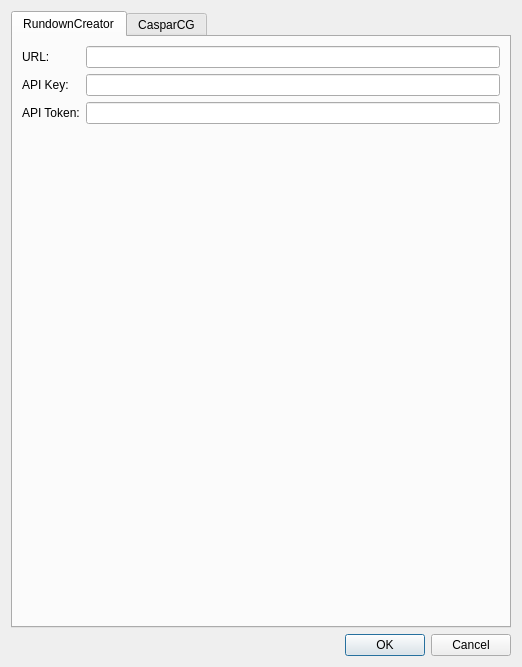
<?xml version="1.0" encoding="UTF-8"?>
<ui version="4.0">
 <class>SettingsDialog</class>
 <widget class="QDialog" name="SettingsDialog">
  <property name="geometry">
   <rect>
    <x>0</x>
    <y>0</y>
    <width>522</width>
    <height>662</height>
   </rect>
  </property>
  <property name="windowTitle">
   <string>Settings</string>
  </property>
  <layout class="QGridLayout" name="gridLayout">
   <item row="2" column="0">
    <widget class="QDialogButtonBox" name="buttonBox">
     <property name="orientation">
      <enum>Qt::Horizontal</enum>
     </property>
     <property name="standardButtons">
      <set>QDialogButtonBox::Cancel|QDialogButtonBox::Ok</set>
     </property>
    </widget>
   </item>
   <item row="1" column="0">
    <widget class="QTabWidget" name="tabWidget">
     <property name="currentIndex">
      <number>0</number>
     </property>
     <widget class="QWidget" name="rundownCreatorTab">
      <attribute name="title">
       <string>RundownCreator</string>
      </attribute>
      <layout class="QGridLayout" name="gridLayout_2">
       <item row="0" column="0">
        <widget class="QLabel" name="label">
         <property name="text">
          <string>URL:</string>
         </property>
        </widget>
       </item>
       <item row="1" column="0">
        <widget class="QLabel" name="label_2">
         <property name="text">
          <string>API Key:</string>
         </property>
        </widget>
       </item>
       <item row="1" column="1">
        <widget class="QLineEdit" name="rcApiKeyEdit"/>
       </item>
       <item row="2" column="0">
        <widget class="QLabel" name="label_3">
         <property name="text">
          <string>API Token:</string>
         </property>
        </widget>
       </item>
       <item row="0" column="1">
        <widget class="QLineEdit" name="rcUrlEdit"/>
       </item>
       <item row="2" column="1">
        <widget class="QLineEdit" name="rcApiTokenEdit"/>
       </item>
       <item row="3" column="1">
        <spacer name="verticalSpacer">
         <property name="orientation">
          <enum>Qt::Vertical</enum>
         </property>
         <property name="sizeHint" stdset="0">
          <size>
           <width>20</width>
           <height>40</height>
          </size>
         </property>
        </spacer>
       </item>
      </layout>
     </widget>
     <widget class="QWidget" name="casparCGTab">
      <attribute name="title">
       <string>CasparCG</string>
      </attribute>
      <layout class="QGridLayout" name="gridLayout_5">
       <item row="0" column="0">
        <widget class="QLabel" name="label_5">
         <property name="text">
          <string>Rundown Location:</string>
         </property>
        </widget>
       </item>
       <item row="0" column="1">
        <widget class="QLineEdit" name="ccgRundownLocationEdit"/>
       </item>
       <item row="1" column="0" colspan="2">
        <widget class="QTabWidget" name="tabWidget_2">
         <property name="sizePolicy">
          <sizepolicy hsizetype="Expanding" vsizetype="Expanding">
           <horstretch>0</horstretch>
           <verstretch>0</verstretch>
          </sizepolicy>
         </property>
         <property name="currentIndex">
          <number>0</number>
         </property>
         <widget class="QWidget" name="videoTab">
          <attribute name="title">
           <string>Video Metadata</string>
          </attribute>
          <layout class="QGridLayout" name="gridLayout_4">
           <item row="7" column="3">
            <layout class="QHBoxLayout" name="horizontalLayout_2">
             <item>
              <spacer name="horizontalSpacer_4">
               <property name="orientation">
                <enum>Qt::Horizontal</enum>
               </property>
               <property name="sizeHint" stdset="0">
                <size>
                 <width>20</width>
                 <height>20</height>
                </size>
               </property>
              </spacer>
             </item>
             <item>
              <widget class="QLabel" name="label_13">
               <property name="enabled">
                <bool>false</bool>
               </property>
               <property name="text">
                <string>UID:</string>
               </property>
              </widget>
             </item>
             <item>
              <widget class="QLineEdit" name="videoRemoteTriggerIdEdit">
               <property name="enabled">
                <bool>false</bool>
               </property>
               <property name="sizePolicy">
                <sizepolicy hsizetype="Expanding" vsizetype="Fixed">
                 <horstretch>10</horstretch>
                 <verstretch>0</verstretch>
                </sizepolicy>
               </property>
              </widget>
             </item>
            </layout>
           </item>
           <item row="0" column="3">
            <widget class="QLineEdit" name="videoServerNameEdit"/>
           </item>
           <item row="2" column="0" colspan="3">
            <widget class="QLabel" name="label_37">
             <property name="text">
              <string>Video Layer:</string>
             </property>
            </widget>
           </item>
           <item row="4" column="0" colspan="2">
            <widget class="QLabel" name="label_39">
             <property name="text">
              <string>Duration:</string>
             </property>
            </widget>
           </item>
           <item row="3" column="0" colspan="2">
            <widget class="QLabel" name="label_40">
             <property name="text">
              <string>Delay:</string>
             </property>
            </widget>
           </item>
           <item row="1" column="0" colspan="2">
            <widget class="QLabel" name="label_36">
             <property name="text">
              <string>Channel:</string>
             </property>
            </widget>
           </item>
           <item row="0" column="0" colspan="3">
            <widget class="QLabel" name="label_35">
             <property name="text">
              <string>Server Name:</string>
             </property>
            </widget>
           </item>
           <item row="8" column="3">
            <widget class="QComboBox" name="videoTransitionCombo">
             <item>
              <property name="text">
               <string>CUT</string>
              </property>
             </item>
             <item>
              <property name="text">
               <string>MIX</string>
              </property>
             </item>
             <item>
              <property name="text">
               <string>PUSH</string>
              </property>
             </item>
             <item>
              <property name="text">
               <string>SLIDE</string>
              </property>
             </item>
             <item>
              <property name="text">
               <string>WIPE</string>
              </property>
             </item>
            </widget>
           </item>
           <item row="8" column="0" colspan="3">
            <widget class="QLabel" name="label_43">
             <property name="text">
              <string>Transition:</string>
             </property>
            </widget>
           </item>
           <item row="12" column="0" colspan="2">
            <widget class="QLabel" name="label_45">
             <property name="text">
              <string>Seek:</string>
             </property>
            </widget>
           </item>
           <item row="6" column="3">
            <widget class="QCheckBox" name="videoAllowRemotetriggeringCheck">
             <property name="text">
              <string>Allow remote triggering</string>
             </property>
            </widget>
           </item>
           <item row="9" column="0" colspan="3">
            <widget class="QLabel" name="label_42">
             <property name="text">
              <string>Transition Duration:</string>
             </property>
            </widget>
           </item>
           <item row="11" column="3">
            <widget class="QComboBox" name="videoDirectionCombo">
             <item>
              <property name="text">
               <string>RIGHT</string>
              </property>
             </item>
             <item>
              <property name="text">
               <string>LEFT</string>
              </property>
             </item>
            </widget>
           </item>
           <item row="13" column="0" colspan="2">
            <widget class="QLabel" name="label_46">
             <property name="text">
              <string>Length:</string>
             </property>
            </widget>
           </item>
           <item row="10" column="0" colspan="2">
            <widget class="QLabel" name="label_34">
             <property name="text">
              <string>Tween:</string>
             </property>
            </widget>
           </item>
           <item row="17" column="3">
            <widget class="QCheckBox" name="videoTriggerOnNextCheck">
             <property name="text">
              <string>Trigger on next</string>
             </property>
            </widget>
           </item>
           <item row="11" column="0" colspan="2">
            <widget class="QLabel" name="label_38">
             <property name="text">
              <string>Direction:</string>
             </property>
            </widget>
           </item>
           <item row="15" column="3">
            <widget class="QCheckBox" name="videoFreezeOnLoadCheck">
             <property name="text">
              <string>Freeze on load</string>
             </property>
            </widget>
           </item>
           <item row="10" column="3">
            <widget class="QLineEdit" name="videoTweenEdit"/>
           </item>
           <item row="14" column="3">
            <widget class="QCheckBox" name="videoLoopCheck">
             <property name="text">
              <string>Loop</string>
             </property>
            </widget>
           </item>
           <item row="5" column="3">
            <widget class="QCheckBox" name="videoAllowGpiCheck">
             <property name="text">
              <string>Allow GPI</string>
             </property>
            </widget>
           </item>
           <item row="19" column="3">
            <spacer name="verticalSpacer_3">
             <property name="orientation">
              <enum>Qt::Vertical</enum>
             </property>
             <property name="sizeHint" stdset="0">
              <size>
               <width>20</width>
               <height>40</height>
              </size>
             </property>
            </spacer>
           </item>
           <item row="2" column="3">
            <widget class="QSpinBox" name="videoVideoLayerSpin"/>
           </item>
           <item row="3" column="3">
            <widget class="QSpinBox" name="videoDelaySpin"/>
           </item>
           <item row="1" column="3">
            <widget class="QSpinBox" name="videoChannelSpin"/>
           </item>
           <item row="4" column="3">
            <widget class="QSpinBox" name="videoDurationSpin"/>
           </item>
           <item row="18" column="3">
            <widget class="QCheckBox" name="videoAutoPlayCheck">
             <property name="text">
              <string>Auto play</string>
             </property>
            </widget>
           </item>
           <item row="9" column="3">
            <widget class="QSpinBox" name="videoTransitionDurationSpin"/>
           </item>
           <item row="12" column="3">
            <widget class="QSpinBox" name="videoSeekSpin"/>
           </item>
           <item row="13" column="3">
            <widget class="QSpinBox" name="videoLengthSpin"/>
           </item>
          </layout>
         </widget>
         <widget class="QWidget" name="imageTab">
          <attribute name="title">
           <string>Image Metadata</string>
          </attribute>
          <layout class="QGridLayout" name="gridLayout_3">
           <item row="7" column="3">
            <layout class="QHBoxLayout" name="horizontalLayout">
             <item>
              <spacer name="horizontalSpacer">
               <property name="orientation">
                <enum>Qt::Horizontal</enum>
               </property>
               <property name="sizeHint" stdset="0">
                <size>
                 <width>20</width>
                 <height>20</height>
                </size>
               </property>
              </spacer>
             </item>
             <item>
              <widget class="QLabel" name="label_12">
               <property name="enabled">
                <bool>false</bool>
               </property>
               <property name="text">
                <string>UID:</string>
               </property>
              </widget>
             </item>
             <item>
              <widget class="QLineEdit" name="imageRemoteTriggerIdEdit">
               <property name="enabled">
                <bool>false</bool>
               </property>
               <property name="sizePolicy">
                <sizepolicy hsizetype="Expanding" vsizetype="Fixed">
                 <horstretch>10</horstretch>
                 <verstretch>0</verstretch>
                </sizepolicy>
               </property>
              </widget>
             </item>
            </layout>
           </item>
           <item row="2" column="3">
            <widget class="QSpinBox" name="imageVideoLayerSpin"/>
           </item>
           <item row="0" column="0" colspan="3">
            <widget class="QLabel" name="label_10">
             <property name="text">
              <string>Server Name:</string>
             </property>
            </widget>
           </item>
           <item row="2" column="0" colspan="3">
            <widget class="QLabel" name="label_22">
             <property name="text">
              <string>Video Layer:</string>
             </property>
            </widget>
           </item>
           <item row="5" column="3">
            <widget class="QCheckBox" name="imageAllowGpiCheck">
             <property name="text">
              <string>Allow GPI</string>
             </property>
            </widget>
           </item>
           <item row="6" column="3">
            <widget class="QCheckBox" name="imageAllowRemotetriggeringCheck">
             <property name="text">
              <string>Allow remote triggering</string>
             </property>
            </widget>
           </item>
           <item row="4" column="0" colspan="2">
            <widget class="QLabel" name="label_24">
             <property name="text">
              <string>Duration:</string>
             </property>
            </widget>
           </item>
           <item row="8" column="0" colspan="3">
            <widget class="QLabel" name="label_29">
             <property name="text">
              <string>Transition:</string>
             </property>
            </widget>
           </item>
           <item row="0" column="3">
            <widget class="QLineEdit" name="imageServerNameEdit"/>
           </item>
           <item row="9" column="0" colspan="3">
            <widget class="QLabel" name="label_28">
             <property name="text">
              <string>Transition Duration:</string>
             </property>
            </widget>
           </item>
           <item row="10" column="0" colspan="2">
            <widget class="QLabel" name="label_21">
             <property name="text">
              <string>Tween:</string>
             </property>
            </widget>
           </item>
           <item row="1" column="0" colspan="2">
            <widget class="QLabel" name="label_11">
             <property name="text">
              <string>Channel:</string>
             </property>
            </widget>
           </item>
           <item row="10" column="3">
            <widget class="QLineEdit" name="imageTweenEdit"/>
           </item>
           <item row="3" column="0" colspan="2">
            <widget class="QLabel" name="label_26">
             <property name="text">
              <string>Delay:</string>
             </property>
            </widget>
           </item>
           <item row="8" column="3">
            <widget class="QComboBox" name="imageTransitionCombo">
             <item>
              <property name="text">
               <string>CUT</string>
              </property>
             </item>
             <item>
              <property name="text">
               <string>MIX</string>
              </property>
             </item>
             <item>
              <property name="text">
               <string>PUSH</string>
              </property>
             </item>
             <item>
              <property name="text">
               <string>SLIDE</string>
              </property>
             </item>
             <item>
              <property name="text">
               <string>WIPE</string>
              </property>
             </item>
            </widget>
           </item>
           <item row="13" column="3">
            <widget class="QCheckBox" name="imageTriggerOnNextCheck">
             <property name="text">
              <string>Trigger on next</string>
             </property>
            </widget>
           </item>
           <item row="11" column="0" colspan="2">
            <widget class="QLabel" name="label_23">
             <property name="text">
              <string>Direction:</string>
             </property>
            </widget>
           </item>
           <item row="11" column="3">
            <widget class="QComboBox" name="imageDirectionCombo">
             <item>
              <property name="text">
               <string>RIGHT</string>
              </property>
             </item>
             <item>
              <property name="text">
               <string>LEFT</string>
              </property>
             </item>
            </widget>
           </item>
           <item row="12" column="3">
            <widget class="QCheckBox" name="imageUseAutoCheck">
             <property name="text">
              <string>Use auto</string>
             </property>
            </widget>
           </item>
           <item row="14" column="3">
            <spacer name="verticalSpacer_2">
             <property name="orientation">
              <enum>Qt::Vertical</enum>
             </property>
             <property name="sizeHint" stdset="0">
              <size>
               <width>20</width>
               <height>40</height>
              </size>
             </property>
            </spacer>
           </item>
           <item row="1" column="3">
            <widget class="QSpinBox" name="imageChannelSpin"/>
           </item>
           <item row="3" column="3">
            <widget class="QSpinBox" name="imageDelaySpin"/>
           </item>
           <item row="4" column="3">
            <widget class="QSpinBox" name="imageDurationSpin"/>
           </item>
           <item row="9" column="3">
            <widget class="QSpinBox" name="imageTransitionDurationSpin"/>
           </item>
          </layout>
         </widget>
        </widget>
       </item>
      </layout>
     </widget>
    </widget>
   </item>
  </layout>
 </widget>
 <tabstops>
  <tabstop>rcUrlEdit</tabstop>
  <tabstop>rcApiKeyEdit</tabstop>
  <tabstop>rcApiTokenEdit</tabstop>
  <tabstop>imageRemoteTriggerIdEdit</tabstop>
 </tabstops>
 <resources/>
 <connections>
  <connection>
   <sender>buttonBox</sender>
   <signal>accepted()</signal>
   <receiver>SettingsDialog</receiver>
   <slot>accept()</slot>
   <hints>
    <hint type="sourcelabel">
     <x>266</x>
     <y>652</y>
    </hint>
    <hint type="destinationlabel">
     <x>157</x>
     <y>274</y>
    </hint>
   </hints>
  </connection>
  <connection>
   <sender>buttonBox</sender>
   <signal>rejected()</signal>
   <receiver>SettingsDialog</receiver>
   <slot>reject()</slot>
   <hints>
    <hint type="sourcelabel">
     <x>334</x>
     <y>652</y>
    </hint>
    <hint type="destinationlabel">
     <x>286</x>
     <y>274</y>
    </hint>
   </hints>
  </connection>
  <connection>
   <sender>videoAllowRemotetriggeringCheck</sender>
   <signal>toggled(bool)</signal>
   <receiver>videoRemoteTriggerIdEdit</receiver>
   <slot>setEnabled(bool)</slot>
   <hints>
    <hint type="sourcelabel">
     <x>234</x>
     <y>286</y>
    </hint>
    <hint type="destinationlabel">
     <x>245</x>
     <y>314</y>
    </hint>
   </hints>
  </connection>
  <connection>
   <sender>imageAllowRemotetriggeringCheck</sender>
   <signal>toggled(bool)</signal>
   <receiver>imageRemoteTriggerIdEdit</receiver>
   <slot>setEnabled(bool)</slot>
   <hints>
    <hint type="sourcelabel">
     <x>233</x>
     <y>281</y>
    </hint>
    <hint type="destinationlabel">
     <x>231</x>
     <y>308</y>
    </hint>
   </hints>
  </connection>
  <connection>
   <sender>imageAllowRemotetriggeringCheck</sender>
   <signal>toggled(bool)</signal>
   <receiver>label_12</receiver>
   <slot>setEnabled(bool)</slot>
   <hints>
    <hint type="sourcelabel">
     <x>176</x>
     <y>285</y>
    </hint>
    <hint type="destinationlabel">
     <x>176</x>
     <y>314</y>
    </hint>
   </hints>
  </connection>
  <connection>
   <sender>videoAllowRemotetriggeringCheck</sender>
   <signal>toggled(bool)</signal>
   <receiver>label_13</receiver>
   <slot>setEnabled(bool)</slot>
   <hints>
    <hint type="sourcelabel">
     <x>180</x>
     <y>285</y>
    </hint>
    <hint type="destinationlabel">
     <x>175</x>
     <y>310</y>
    </hint>
   </hints>
  </connection>
 </connections>
</ui>
